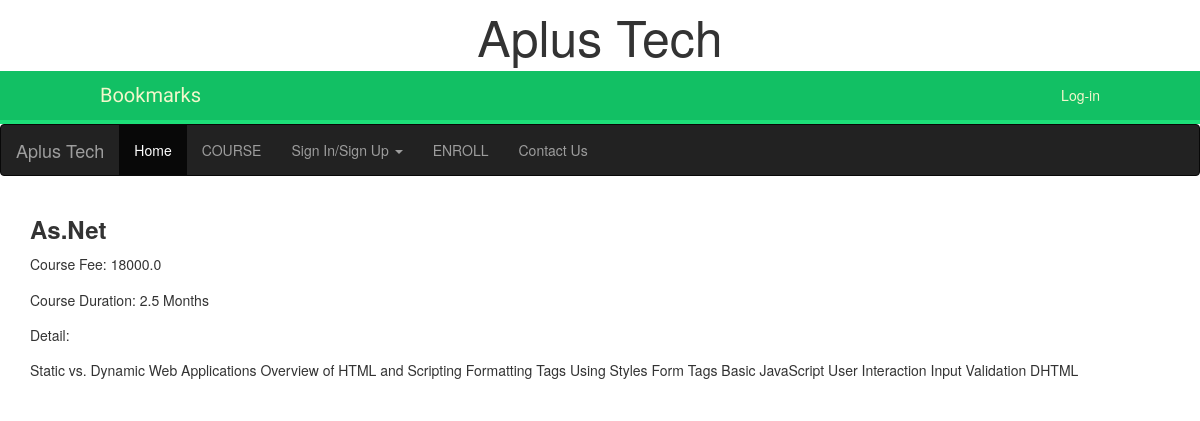
Screenshot of /9 with the database file from the repository.
### course/models.py (models this page shows, shortened)
class Courses(models.Model):
	course_name = models.CharField(max_length = 250)
	course_fee = models.CharField(max_length = 250)
	course_duration = models.CharField(max_length = 250)
	course_detail = models.CharField(max_length = 2000)
	class Meta:
		ordering = ('course_name',)

### course/views.py (the view)
# urls.py: path('<int:pk>', views.coursedetail, name = 'detail'),
def coursedetail(request, pk):
	clist = get_object_or_404(Courses , pk = pk)
	return render(request, 'course/detail.html', {'clist' : clist})

### course/templates/course/detail.html (shortened to what this page needs)
{% extends 'base.html' %}
{% block content %}
	<div class="container">
		<h3><b>{{clist.course_name}}</b></h3>
		<p>Course Fee: {{clist.course_fee}}</p>
		<p>Course Duration: {{clist.course_duration}}</p>
		<p>Detail: </p>
		<p>{{ clist.course_detail }}</p>
	</div>
{% endblock %}

### account/static/css/account.css (style rules this page uses)
body { margin:0; padding:0; font-family:helvetica, sans-serif; }
p { line-height: 1.8; }
h1, h2, h3, h4, h5 , h6 { font-family: 'Muli', sans-serif; font-weight:normal; }

### rows the page displays
Courses: course_name "As.Net", course_fee "18000.0", course_duration "2.5 Months", course_detail "Static vs. Dynamic Web Applications Overview of HTML and Scripting Formatting Tags Using Styles Form Tags Basic JavaScript User Interaction Input Validation DHTML"
